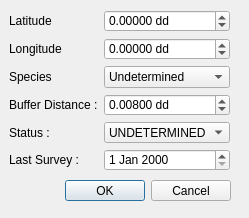
<?xml version="1.0" encoding="UTF-8"?>
<ui version="4.0">
 <class>NewRaptorDialogBase</class>
 <widget class="QDialog" name="NewRaptorDialogBase">
  <property name="geometry">
   <rect>
    <x>0</x>
    <y>0</y>
    <width>249</width>
    <height>218</height>
   </rect>
  </property>
  <property name="windowTitle">
   <string>Add New Raptor</string>
  </property>
  <widget class="QDialogButtonBox" name="button_box">
   <property name="geometry">
    <rect>
     <x>60</x>
     <y>180</y>
     <width>171</width>
     <height>21</height>
    </rect>
   </property>
   <property name="orientation">
    <enum>Qt::Horizontal</enum>
   </property>
   <property name="standardButtons">
    <set>QDialogButtonBox::Cancel|QDialogButtonBox::Ok</set>
   </property>
  </widget>
  <widget class="QWidget" name="formLayoutWidget">
   <property name="geometry">
    <rect>
     <x>9</x>
     <y>10</y>
     <width>221</width>
     <height>161</height>
    </rect>
   </property>
   <layout class="QFormLayout" name="lytForm">
    <item row="0" column="0">
     <widget class="QLabel" name="latitudeLabel">
      <property name="text">
       <string>Latitude</string>
      </property>
     </widget>
    </item>
    <item row="0" column="1">
     <widget class="QDoubleSpinBox" name="spbLatitude">
      <property name="suffix">
       <string> dd</string>
      </property>
      <property name="decimals">
       <number>5</number>
      </property>
      <property name="minimum">
       <double>-90.000000000000000</double>
      </property>
      <property name="maximum">
       <double>90.000000000000000</double>
      </property>
      <property name="singleStep">
       <double>0.001000000000000</double>
      </property>
     </widget>
    </item>
    <item row="1" column="0">
     <widget class="QLabel" name="longitudeLabel">
      <property name="text">
       <string>Longitude</string>
      </property>
     </widget>
    </item>
    <item row="1" column="1">
     <widget class="QDoubleSpinBox" name="spbLongitude">
      <property name="suffix">
       <string> dd</string>
      </property>
      <property name="decimals">
       <number>5</number>
      </property>
      <property name="minimum">
       <double>-180.000000000000000</double>
      </property>
      <property name="maximum">
       <double>180.000000000000000</double>
      </property>
      <property name="singleStep">
       <double>0.001000000000000</double>
      </property>
     </widget>
    </item>
    <item row="2" column="0">
     <widget class="QLabel" name="speciesLabel">
      <property name="text">
       <string>Species</string>
      </property>
     </widget>
    </item>
    <item row="2" column="1">
     <widget class="QComboBox" name="cmbSpecies">
      <item>
       <property name="text">
        <string>Undetermined</string>
       </property>
      </item>
      <item>
       <property name="text">
        <string>Red-Tail Hawk</string>
       </property>
      </item>
      <item>
       <property name="text">
        <string>Swainsons Hawk</string>
       </property>
      </item>
      <item>
       <property name="text">
        <string>Northern Harrier</string>
       </property>
      </item>
     </widget>
    </item>
    <item row="3" column="0">
     <widget class="QLabel" name="bufferDistanceLabel">
      <property name="text">
       <string>Buffer Distance :</string>
      </property>
     </widget>
    </item>
    <item row="3" column="1">
     <widget class="QDoubleSpinBox" name="spbBuffer">
      <property name="suffix">
       <string> dd</string>
      </property>
      <property name="decimals">
       <number>5</number>
      </property>
      <property name="maximum">
       <double>0.100000000000000</double>
      </property>
      <property name="singleStep">
       <double>0.001000000000000</double>
      </property>
      <property name="value">
       <double>0.008000000000000</double>
      </property>
     </widget>
    </item>
    <item row="4" column="0">
     <widget class="QLabel" name="statusLabel">
      <property name="text">
       <string>Status :</string>
      </property>
     </widget>
    </item>
    <item row="4" column="1">
     <widget class="QComboBox" name="cmbStatus">
      <item>
       <property name="text">
        <string>UNDETERMINED</string>
       </property>
      </item>
      <item>
       <property name="text">
        <string>ACTIVE NEST</string>
       </property>
      </item>
      <item>
       <property name="text">
        <string>INACTIVE NEST</string>
       </property>
      </item>
      <item>
       <property name="text">
        <string>FLEDGED NEST</string>
       </property>
      </item>
     </widget>
    </item>
    <item row="5" column="0">
     <widget class="QLabel" name="lastSurveyLabel">
      <property name="text">
       <string>Last Survey :</string>
      </property>
     </widget>
    </item>
    <item row="5" column="1">
     <widget class="QDateEdit" name="dteLast"/>
    </item>
   </layout>
  </widget>
 </widget>
 <resources/>
 <connections>
  <connection>
   <sender>button_box</sender>
   <signal>accepted()</signal>
   <receiver>NewRaptorDialogBase</receiver>
   <slot>accept()</slot>
   <hints>
    <hint type="sourcelabel">
     <x>20</x>
     <y>20</y>
    </hint>
    <hint type="destinationlabel">
     <x>20</x>
     <y>20</y>
    </hint>
   </hints>
  </connection>
  <connection>
   <sender>button_box</sender>
   <signal>rejected()</signal>
   <receiver>NewRaptorDialogBase</receiver>
   <slot>reject()</slot>
   <hints>
    <hint type="sourcelabel">
     <x>20</x>
     <y>20</y>
    </hint>
    <hint type="destinationlabel">
     <x>20</x>
     <y>20</y>
    </hint>
   </hints>
  </connection>
 </connections>
</ui>
